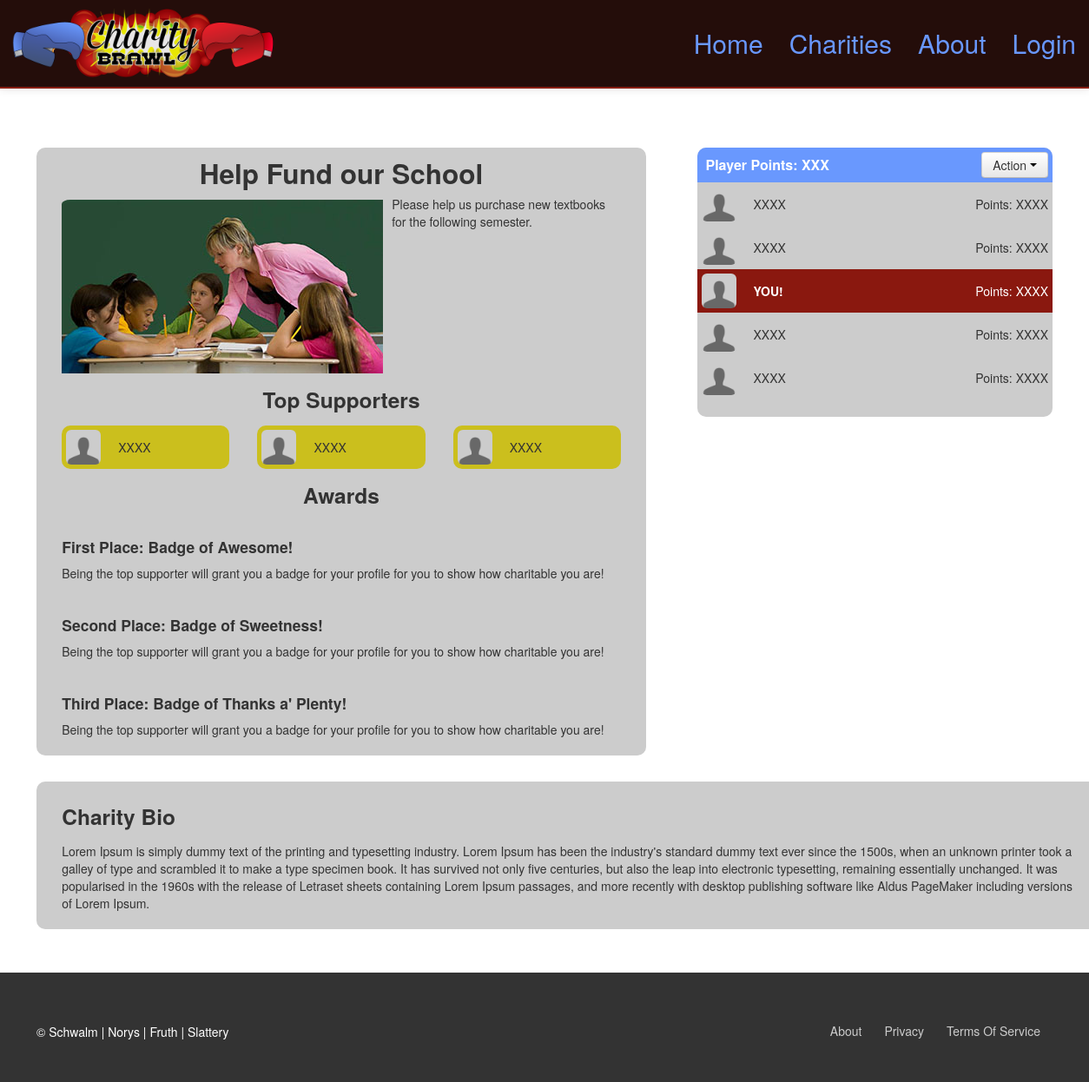
Screenshot of /charity.php?charityName=help-fund-our-school with the database file from the repository.
### tables this page shows
CREATE TABLE IF NOT EXISTS `charities` (
  `id` int(11) NOT NULL AUTO_INCREMENT,
  `username` varchar(32) NOT NULL,
  `commonName` varchar(32) NOT NULL,
  `shortDescription` varchar(145) NOT NULL,
  `description` mediumtext NOT NULL,
  `handle` varchar(200) NOT NULL,
  `donators` blob NOT NULL,
  `created` date NOT NULL,
  `rewards` blob NOT NULL,
  `photoFilename` text NOT NULL,
  UNIQUE KEY `handle` (`handle`),
  KEY `id` (`id`),
  KEY `username` (`username`)
);

### includes/functions.php (called while the page is built, shortened)
<?php
function autoload($class_name) {
	$file = 'classes/' . $class_name . '.php';
}
?>

### classes/Charity.php (called while the page is built, shortened)
<?php
class Charity {
    private $commonName;
    private $description;
    private $shortDescription;
    private $photoFilename;
    public function __construct($handle) {
        $this->dB = new Database();
        $info = $this->dB->getCharityInfo($handle);
    }
     public function getCommonName() {
         return $this->commonName;
     }
     public function getDescription() {
         return $this->description;
     }
     public function getShortDescription() {
         return $this->shortDescription;
     }
     public function getPhotoFilename() {
         return $this->photoFilename;
     }
}
?>

### classes/Database.php (called while the page is built, shortened)
<?php
class Database {
    private $dB;
    public function __construct() {
        $this->dB = new mysqli(DB_HOSTNAME, DB_USERNAME, DB_PASSWORD, DB_DATABASE);
    }
    private function sanitize($input) {
        return $this->dB->real_escape_string($input);
    }
    public function getCharityInfo($handle) {
        $sql = "SELECT * FROM `charities` WHERE handle = '" . $this->sanitize($handle) . "' LIMIT 1";
        $result = $this->dB->query($sql);
        $result = $result->fetch_assoc();
        return $result;
    }
}
?>

### charity.php (the view, shortened to what this page needs)
<?php
require_once ('includes/functions.php');
$handle = $_GET['charityName'];
$c = new Charity($handle);
require_once('header.php');
?>
    <div class="container container-2">
        <div class="row-fluid charity-info">
            <h2><?= $c->getCommonName(); ?></h2>
            <img class="img-rounded image" src="<?= $c->getPhotoFilename(); ?>" />
            <p><?= $c->getShortDescription(); ?></p>
            <div id="top-players">
                <h3>Top Supporters</h3>
                <div id="top-players-board">
                    <div class="player">
                        <span class="player-avatar"><img src="css/bootstrap/img/player-default.png" class="img-rounded" /></span>
                        <span class="player-id">XXXX</span>
                    </div>
                    <div class="player">
                        <span class="player-avatar"><img src="css/bootstrap/img/player-default.png" class="img-rounded" /></span>
                        <span class="player-id">XXXX</span>
                    </div>
                    <div class="player" style="margin-right: 0px;">
                        <span class="player-avatar"><img src="css/bootstrap/img/player-default.png" class="img-rounded" /></span>
                        <span class="player-id">XXXX</span>
                    </div>
                </div>
            </div>
            <div class="charity-awards">
                <h3>Awards</h3>
                <div>
                    <h4>First Place: Badge of Awesome!</h4>
                    <p>Being the top supporter will grant you a badge for your profile for you to show how charitable you are!</p>
                </div>
                <div>
                    <h4>Second Place: Badge of Sweetness!</h4>
                    <p>Being the top supporter will grant you a badge for your profile for you to show how charitable you are!</p>
                </div>
                <div>
                    <h4>Third Place: Badge of Thanks a' Plenty!</h4>
                    <p>Being the top supporter will grant you a badge for your profile for you to show how charitable you are!</p>
                </div>
            </div>
        </div>
        <div class="row-fluid charity-board">
            <div id="header">
                <div id="player-points">Player Points: XXX</div>
                <div class="btn-group">
                    <a class="btn dropdown-toggle" data-toggle="dropdown" href="#">
                        Action
                        <span class="caret"></span>
                    </a>
                </div>
            </div>
            <div id="board">
                <div class="player">
                    <span class="player-avatar"><img src="css/bootstrap/img/player-default.png" class="img-rounded" /></span>
                    <span class="player-id">XXXX</span>
                    <span class="player-point-total">Points: XXXX</span>
                </div>
                <div class="player">
                    <span class="player-avatar"><img src="css/bootstrap/img/player-default.png" class="img-rounded" /></span>
                    <span class="player-id">XXXX</span>
                    <span class="player-point-total">Points: XXXX</span>
                </div>
                <div class="player active-player">
                    <span class="player-avatar"><img src="css/bootstrap/img/player-default.png" class="img-rounded" /></span>
                    <span class="player-id"><strong>YOU!</strong></span>
                    <span class="player-point-total">Points: XXXX</span>
                </div>
                <div class="player">
                    <span class="player-avatar"><img src="css/bootstrap/img/player-default.png" class="img-rounded" /></span>
                    <span class="player-id">XXXX</span>
                    <span class="player-point-total">Points: XXXX</span>
                </div>
                <div class="player">
                    <span class="player-avatar"><img src="css/bootstrap/img/player-default.png" class="img-rounded" /></span>
                    <span class="player-id">XXXX</span>
                    <span class="player-point-total">Points: XXXX</span>
                </div>
            </div>
            <div class="payment-button"> </div></div>
        <div class="charity-bio">
            <h3>Charity Bio</h3>
            <p><?= $c->getDescription(); ?></p>
        </div>
    </div>
<?php require_once('footer.php'); ?>

### header.php (style rules this page uses)
body { padding-top: 60px; }

### rows the page displays
charities: commonName "Help Fund our School", photoFilename (picture), shortDescription "Please help us purchase new textbooks for the following semester.", description "Lorem Ipsum is simply dummy text of the printing and typesetting industry. Lorem Ipsum has been the industry's standard dummy text ever since the 1500s, when an unknown printer took a galley of type and scrambled it to make a type specimen book. It has survived not only five centuries, but also the leap into electronic typesetting, remaining essentially unchanged. It was popularised in the 1960s with the release of Letraset sheets containing Lorem Ipsum passages, and more recently with desktop publishing software like Aldus PageMaker including versions of Lorem Ipsum."
